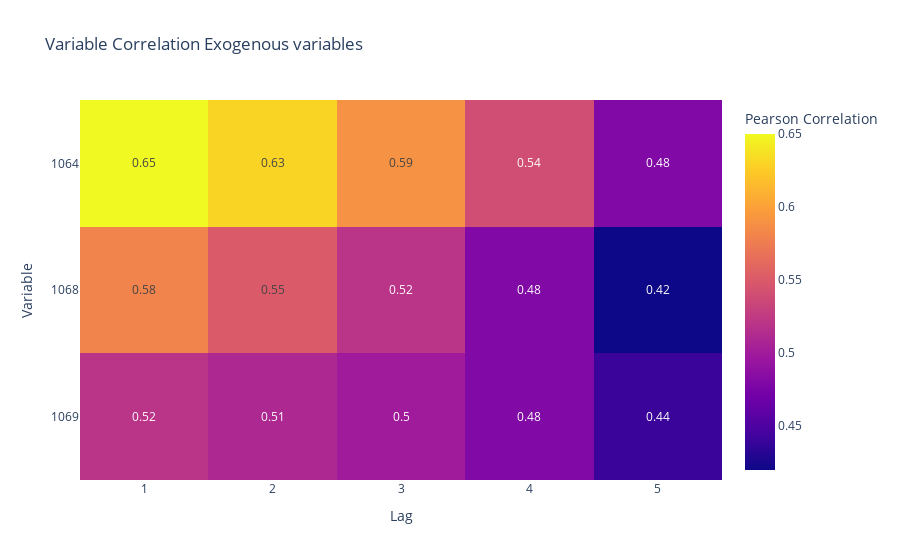

Here is the notebook cell this chart was saved with:
### Code cell
print(lags)
fig = px.imshow(corr_matrix,
                labels=dict(x="Lag", y="Variable", color="Pearson Correlation"),
                x=[i for i in lags],
                y=x_vars,
                text_auto=True,
                title= "Variable Correlation Exogenous variables"
               )
fig.show()

### Figure 1 — Plotly figure (JSON) as saved in the notebook; plotly's stock layout.template omitted (floating-point values rounded to 4 significant figures)
{"data": [{"coloraxis": "coloraxis", "hovertemplate": "Lag: %{x}<br>Variable: %{y}<br>Pearson Correlation: %{z}<extra></extra>", "name": "0", "texttemplate": "%{z}", "type": "heatmap", "x": [1, 2, 3, 4, 5], "xaxis": "x", "y": ["1064", "1068", "1069"], "yaxis": "y", "z": [[0.65, 0.63, 0.59, 0.54, 0.48], [0.58, 0.55, 0.52, 0.48, 0.42], [0.52, 0.51, 0.5, 0.48, 0.44]]}], "layout": {"coloraxis": {"colorbar": {"title": {"text": "Pearson Correlation"}}, "colorscale": [[0, "#0d0887"], [0.1111, "#46039f"], [0.2222, "#7201a8"], [0.3333, "#9c179e"], [0.4444, "#bd3786"], [0.5556, "#d8576b"], [0.6667, "#ed7953"], [0.7778, "#fb9f3a"], [0.8889, "#fdca26"], [1, "#f0f921"]]}, "title": {"text": "Variable Correlation Exogenous variables"}, "xaxis": {"anchor": "y", "constrain": "domain", "domain": [0, 1], "scaleanchor": "y", "title": {"text": "Lag"}}, "yaxis": {"anchor": "x", "autorange": "reversed", "constrain": "domain", "domain": [0, 1], "title": {"text": "Variable"}}}}
